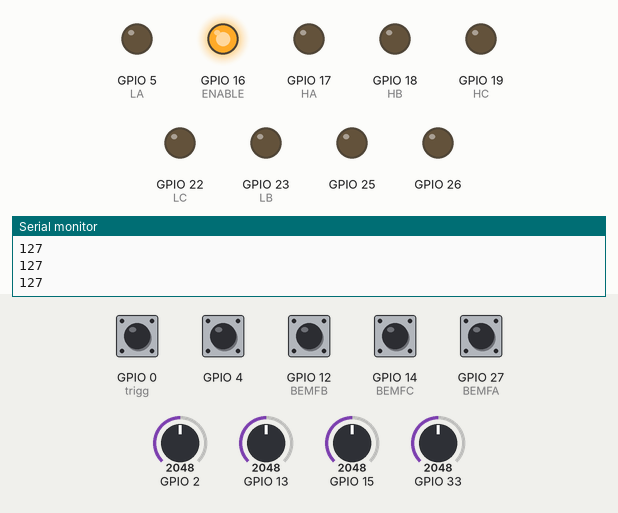
Recording of a sketch running on a simulated ESP32. Parts: output pins drawn as LEDs (lit = HIGH), the last lines printed to the serial monitor. The test bench sets the inputs (shaded band); at power-on: GPIO 0 (trigg), GPIO 4, GPIO 12 (BEMFB), GPIO 14 (BEMFC), GPIO 27 (BEMFA) HIGH, GPIO 33 = 2048, GPIO 2 = 2048, GPIO 13 = 2048, GPIO 15 = 2048.

Above: at 1.7 s.
1.8 s: GPIO 0 (trigg) pulled LOW for 0.15 s
At 2.9 s:
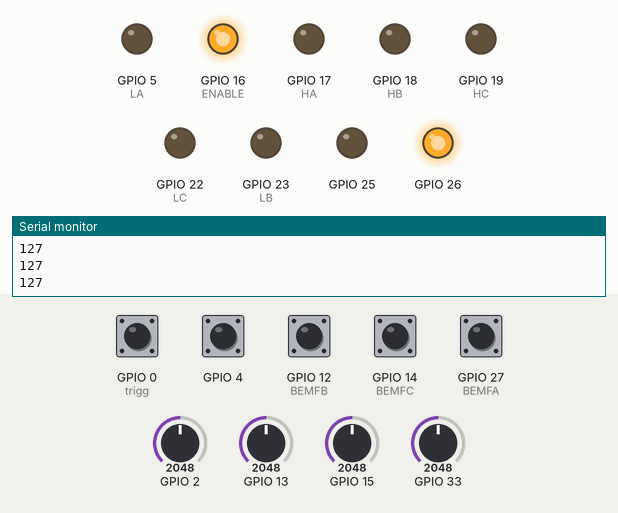
3.4 s: GPIO 4 pulled LOW for 0.15 s
At 3.9 s:
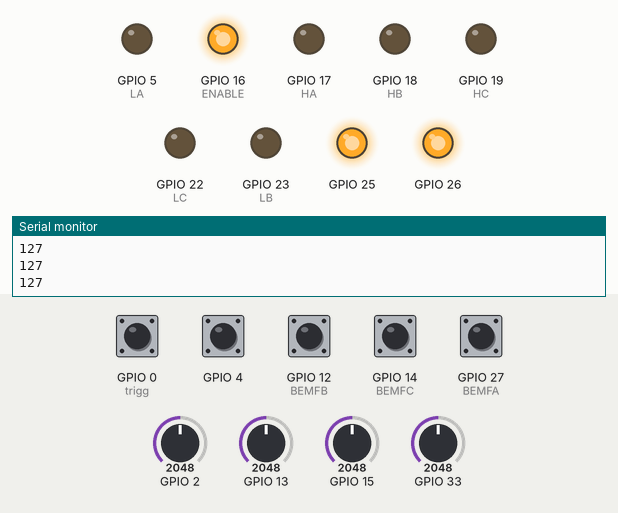
5.0 s: GPIO 14 (BEMFC) pulled LOW for 0.15 s
At 6.2 s:
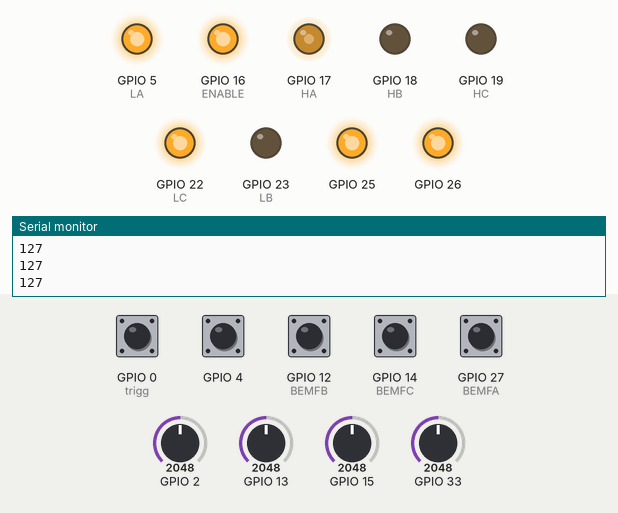
6.6 s: GPIO 12 (BEMFB) pulled LOW for 0.15 s
At 7.0 s:
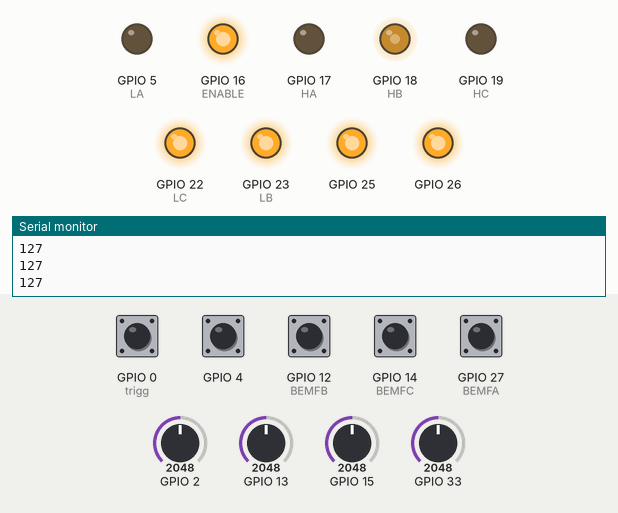
8.2 s: GPIO 0 (trigg) pulled LOW for 1 s
At 9.1 s:
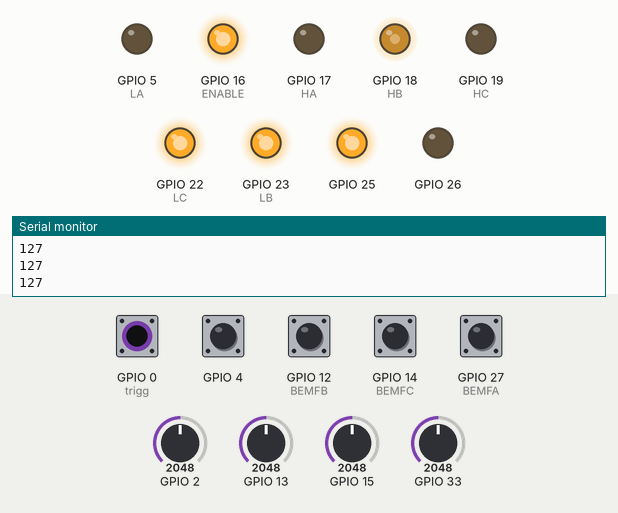
10.7 s: GPIO 33 set to 2866
At 12.1 s:
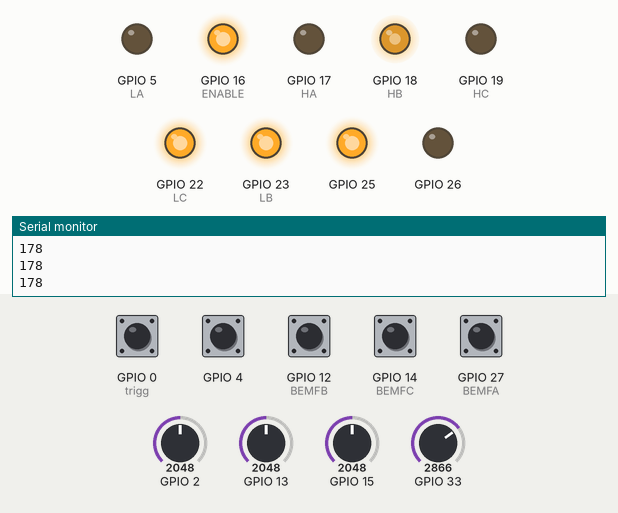
Timing chart, 0 to 13.2 s (numbered marks = the images above; inputs shaded):
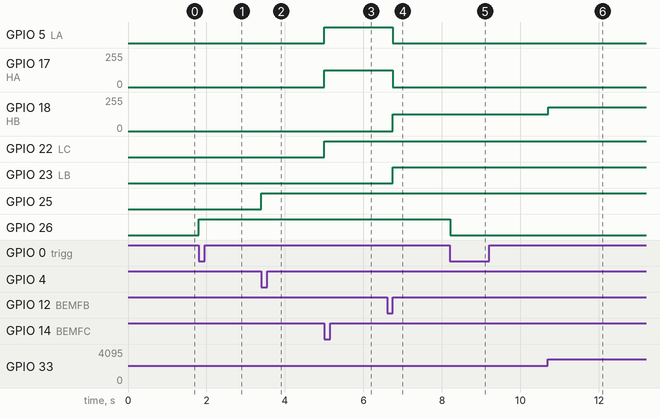

The sketch:

BLDC_ESP32.ino
```cpp
// (licence header left out)
const int HA = 17;
const int LA = 5;
const int HB = 18;
const int LB = 23;
const int HC = 19;
const int LC = 22;
const int ENABLE = 16;


 int counter, DEL, EN_DELAY;
 int delta[6];

int BEMFA = 27, BEMFB = 12, BEMFC = 14;

TaskHandle_t Task1;

int trigg = 0;

volatile int n;
int stepnum = 0;
int stepnum2;
int prevstep = 0;
int duty = 40;


const int freq = 35000;
const int ledChannelA = 0;
const int ledChannelB = 1;
const int ledChannelC = 2;
const int resolution = 8;

int margin = 10;

void stepselect();

float xn1 = 0;
float yn1 = 0;
float CURRENT;

void CUR(){
  int a = analogRead(13);
  int b = analogRead(15);
  int c = analogRead(2);
  int val = a+b+c;
  float xn = (float) val;
  float yn = 0.969*yn1 + 0.0155*xn + 0.0155*xn1;
  xn1 = xn;
  yn1 = yn;
  CURRENT = yn1;
}


void All_Low(){  //safety step
//Phase C is floating


 ledcWrite(ledChannelA, 0);
 ledcWrite(ledChannelB, 0);
 ledcWrite(ledChannelC, 0);

 digitalWrite(LA, LOW);
 digitalWrite(LB, LOW);
 digitalWrite(LC, LOW);


}

void AH_BL(int duty){
//Phase C is floating

 ledcWrite(ledChannelA, duty);
 ledcWrite(ledChannelB, 0);
 ledcWrite(ledChannelC, 0);


 digitalWrite(LA, HIGH);
 digitalWrite(LB, HIGH);
 digitalWrite(LC, LOW);
}

void AH_CL(int duty){
//Phase B is floating

 ledcWrite(ledChannelA, duty);
 ledcWrite(ledChannelB, 0);
 ledcWrite(ledChannelC, 0);


 digitalWrite(LA, HIGH);
 digitalWrite(LB, LOW);
 digitalWrite(LC, HIGH);
}
void BH_CL(int duty){
// Phase A is floating

 ledcWrite(ledChannelA, 0);
 ledcWrite(ledChannelB, duty);
 ledcWrite(ledChannelC, 0);

 digitalWrite(LA, LOW);
 digitalWrite(LB, HIGH);
 digitalWrite(LC, HIGH);
}
void BH_AL(int duty){
// phase C is floating

 ledcWrite(ledChannelA, 0);
 ledcWrite(ledChannelB, duty);
 ledcWrite(ledChannelC, 0);

 digitalWrite(LA, HIGH);
 digitalWrite(LB, HIGH);
 digitalWrite(LC, LOW);
}
void CH_AL(int duty){
//Phase B is floating

 ledcWrite(ledChannelA, 0);
 ledcWrite(ledChannelB, 0);
 ledcWrite(ledChannelC, duty);

 digitalWrite(LA, HIGH);
 digitalWrite(LB, LOW);
 digitalWrite(LC, HIGH);

}
void CH_BL(int duty){

//Phase A is floating

 ledcWrite(ledChannelA, 0);
 ledcWrite(ledChannelB, 0);
 ledcWrite(ledChannelC, duty);

 digitalWrite(LA, LOW);
 digitalWrite(LB, HIGH);
 digitalWrite(LC, HIGH);
}


void IRAM_ATTR detectA(){
  prevstep = stepnum;
  n = 0;
  for(int i = 0; i < margin; i++){ //check the pin 100 times to be sure of the state
  if (digitalRead(BEMFA)){
    n = n+1;
  }
  if (!digitalRead(BEMFA)){
    n = n+4;
  }
  }
n = n/margin;
stepnum = n;
INTERRUPT_SELECT(stepnum, prevstep);
}

void IRAM_ATTR detectB(){
  prevstep = stepnum;
  n = 0;
  for(int i = 0; i < margin; i++){
  if (digitalRead(BEMFB)){
    n = n+3;
  }
  if (!digitalRead(BEMFB)){
    n = n+6;
  }
  }
n = n/margin;
stepnum = n;
INTERRUPT_SELECT(stepnum, prevstep);
}

void IRAM_ATTR detectC(){
  prevstep = stepnum;
  n = 0;
  for(int i = 0; i < margin; i++){
  if (digitalRead(BEMFC)){
    n = n+5;
  }
  if (!digitalRead(BEMFC)){
    n = n+2;
  }
  }
n = n/margin;
stepnum = n;
INTERRUPT_SELECT(stepnum, prevstep);
}

int EN = 0;

void AmesureRISE(){
  detachInterrupt(digitalPinToInterrupt(BEMFB));
  detachInterrupt(digitalPinToInterrupt(BEMFC));
  attachInterrupt(digitalPinToInterrupt(BEMFA), detectA, RISING);
}

void AmesureFALL(){
  detachInterrupt(digitalPinToInterrupt(BEMFB));
  detachInterrupt(digitalPinToInterrupt(BEMFC));
  attachInterrupt(digitalPinToInterrupt(BEMFA), detectA, FALLING);
}
void BmesureRISE(){

  detachInterrupt(digitalPinToInterrupt(BEMFC));
  detachInterrupt(digitalPinToInterrupt(BEMFA));
  attachInterrupt(digitalPinToInterrupt(BEMFB), detectB, RISING);
}
void BmesureFALL(){

  detachInterrupt(digitalPinToInterrupt(BEMFC));
  detachInterrupt(digitalPinToInterrupt(BEMFA));
  attachInterrupt(digitalPinToInterrupt(BEMFB), detectB, FALLING);
}
void CmesureRISE(){

  detachInterrupt(digitalPinToInterrupt(BEMFB));
  detachInterrupt(digitalPinToInterrupt(BEMFA));
  attachInterrupt(digitalPinToInterrupt(BEMFC), detectC, RISING);
}
void CmesureFALL(){

  detachInterrupt(digitalPinToInterrupt(BEMFB));
  detachInterrupt(digitalPinToInterrupt(BEMFA));
  attachInterrupt(digitalPinToInterrupt(BEMFC), detectC, FALLING);
}


void INTERRUPT_SELECT(int stepnum, int prevstep){
    switch(stepnum){
    case 1:
    trigg = 1;
    stepnum2 = 1;
    delta[0] = counter;
    counter = 0;
    CmesureFALL();
    break;
    case 2:
    trigg = 1;
    stepnum2 = 2;
    delta[1] = counter;
    counter = 0;
    BmesureRISE();
    break;
    case 3:
    trigg = 1;
    stepnum2 = 3;
    delta[2] = counter;
    counter = 0;
    AmesureFALL();
    break;
    case 4:
    trigg = 1;
    stepnum2 = 4;
    delta[3] = counter;
    counter = 0;
    CmesureRISE();
    break;
    case 5:
    trigg = 1;
    stepnum2 = 5;
    delta[4] = counter;
    counter = 0;
    BmesureFALL();
    break;
    case 6:
    trigg = 1;
    stepnum2 = 6;
    delta[5] = counter;
    DEL = (delta[0]+delta[1]+delta[2]+delta[3]+delta[4]+delta[5])/15;
    counter = 0;
    AmesureRISE();
    break;
    default:
    stepnum = prevstep; //this operation may be totally useless
    break;
  }
}

void POWER_SELECT(int x, int trigg, int duty, int EN){  //when no control delay is applied
  if(EN == 1 && trigg == 1){
    trigg = 0;
    switch(x){
    case 0:
    All_Low();
    break;
    case 1:
    AH_BL(duty);
    break;
    case 2:
    AH_CL(duty);
    break;
    case 3:
    BH_CL(duty);
    break;
    case 4:
    BH_AL(duty);
    break;
    case 5:
    CH_AL(duty);
    break;
    case 6:
    CH_BL(duty);
    break;
  }
  }
  else if (EN == 0){
    All_Low();
  }
}

void POWER_SELECT_DELAY(int x, int C, int DEL, int duty, int EN){
  if(EN == 1 && C == DEL){
    switch(x){
    case 0:
    All_Low();
    break;
    case 1:
    AH_BL(duty);
    break;
    case 2:
    AH_CL(duty);
    break;
    case 3:
    BH_CL(duty);
    break;
    case 4:
    BH_AL(duty);
    break;
    case 5:
    CH_AL(duty);
    break;
    case 6:
    CH_BL(duty);
    break;
  }
  }
  else if (EN == 0){
    trigg = 0;
    All_Low();
  }
}

/*
int preb_state = 0;


void SECURITAS(int b_state, int preb_state, int EN){
  if(b_state == 0 && preb_state == 1){
    EN = !EN;
    digitalWrite(25, EN);
  }
  preb_state = b_state;
}*/


int prevstate;
void FALL_DETECT1(int x, int y){
  if(y == 1){
    if(x == 0){
      EN = !EN;
    }
  }
  prevstate = x;
}
int prevstate2;
void FALL_DETECT2(int x, int y){
  if(y == 1){
    if(x == 0){
      EN_DELAY = !EN_DELAY;
    }
  }
  prevstate2 = x;
}


void setup() {
  // put your setup code here, to run once:
pinMode(BEMFA, INPUT_PULLUP);
pinMode(BEMFB, INPUT_PULLUP);
pinMode(BEMFC, INPUT_PULLUP);

Serial.begin(115200);

pinMode(LA, OUTPUT);
pinMode(LB, OUTPUT);
pinMode(LC, OUTPUT);
pinMode(ENABLE, OUTPUT);
digitalWrite(ENABLE, HIGH);

pinMode(25, OUTPUT);
pinMode(26, OUTPUT);
//pinMode(32, INPUT_PULLUP);
//pinMode(33, INPUT_PULLUP);

pinMode(0, INPUT_PULLUP);
pinMode(4, INPUT_PULLUP);

ledcSetup(ledChannelA, freq, resolution);
ledcSetup(ledChannelB, freq, resolution);
ledcSetup(ledChannelC, freq, resolution);

ledcAttachPin(HA, ledChannelA);
ledcAttachPin(HB, ledChannelB);
ledcAttachPin(HC, ledChannelC);

All_Low();
CmesureFALL();
 //create a task that will be executed in the Task1code() function, with priority 1 and executed on core 0
 xTaskCreatePinnedToCore(
                   Task1code,   /* Task function. */
                   "Task1",     /* name of task. */
                   10000,       /* Stack size of task */
                 NULL,        /* parameter of the task */
                  1,           /* priority of the task */
                   &Task1,      /* Task handle to keep track of created task */
                  0);          /* pin task to core 0 */
  delay(500);


}


//Task1code: blinks an LED every 1000 ms
void Task1code( void * pvParameters ){

  for(;;){
    int i = digitalRead(4);
    int j = digitalRead(0 );
    duty = analogRead(33);
    duty = map(duty, 0, 4096, 0, 255);
    FALL_DETECT1(i, prevstate);
    FALL_DETECT2(j, prevstate2);
    CUR();
    Serial.println(duty);
    digitalWrite(25, EN);
    digitalWrite(26, EN_DELAY);
    delay(10);   // SEEM'S NECESSARY, BUT WHY?
  }
}


void loop() {
  // put your main code here, to run repeatedly:
if(!EN_DELAY){
  POWER_SELECT(stepnum2, trigg, duty, EN);
}
else{
  POWER_SELECT_DELAY(stepnum2, counter, DEL, duty, EN);
}
counter++;
}
```

Measured:
- after the input at 1.8 s, GPIO 26: LOW → HIGH at once
- after the input at 3.4 s, GPIO 25: LOW → HIGH at once
- after the input at 5.0 s, GPIO 5 (LA), GPIO 22 (LC): LOW → HIGH at once; GPIO 17 (HA): 0/255 → 127/255 at once
- after the input at 6.6 s, GPIO 5 (LA): HIGH → LOW after 0.15 s; GPIO 17 (HA): 127/255 → 0/255 after 0.15 s; GPIO 18 (HB): 0/255 → 127/255 after 0.15 s; GPIO 23 (LB): LOW → HIGH after 0.15 s
- after the input at 8.2 s, GPIO 26: HIGH → LOW at once
- after the input at 10.7 s, GPIO 18 (HB): 127/255 → 177/255 at once
